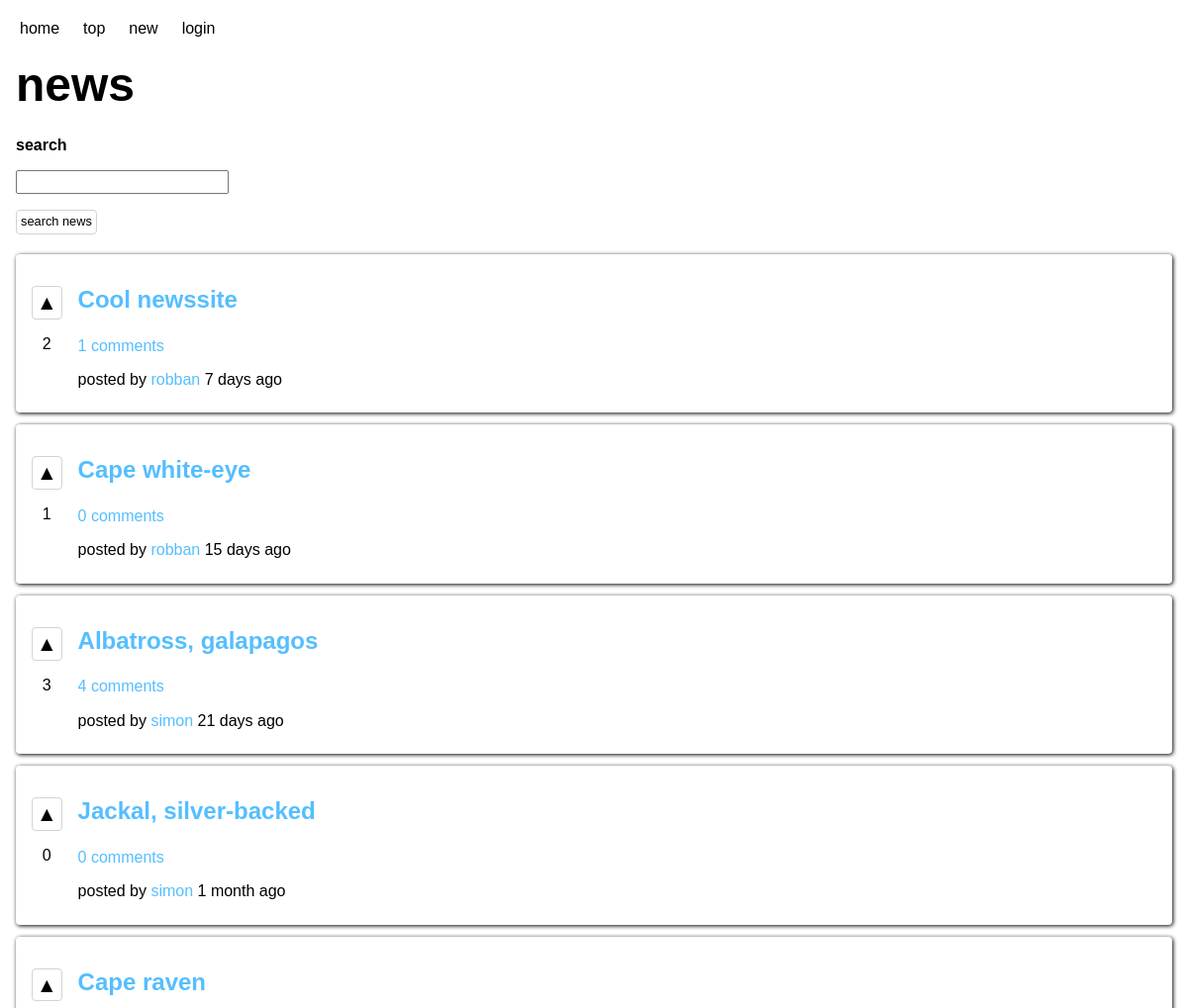
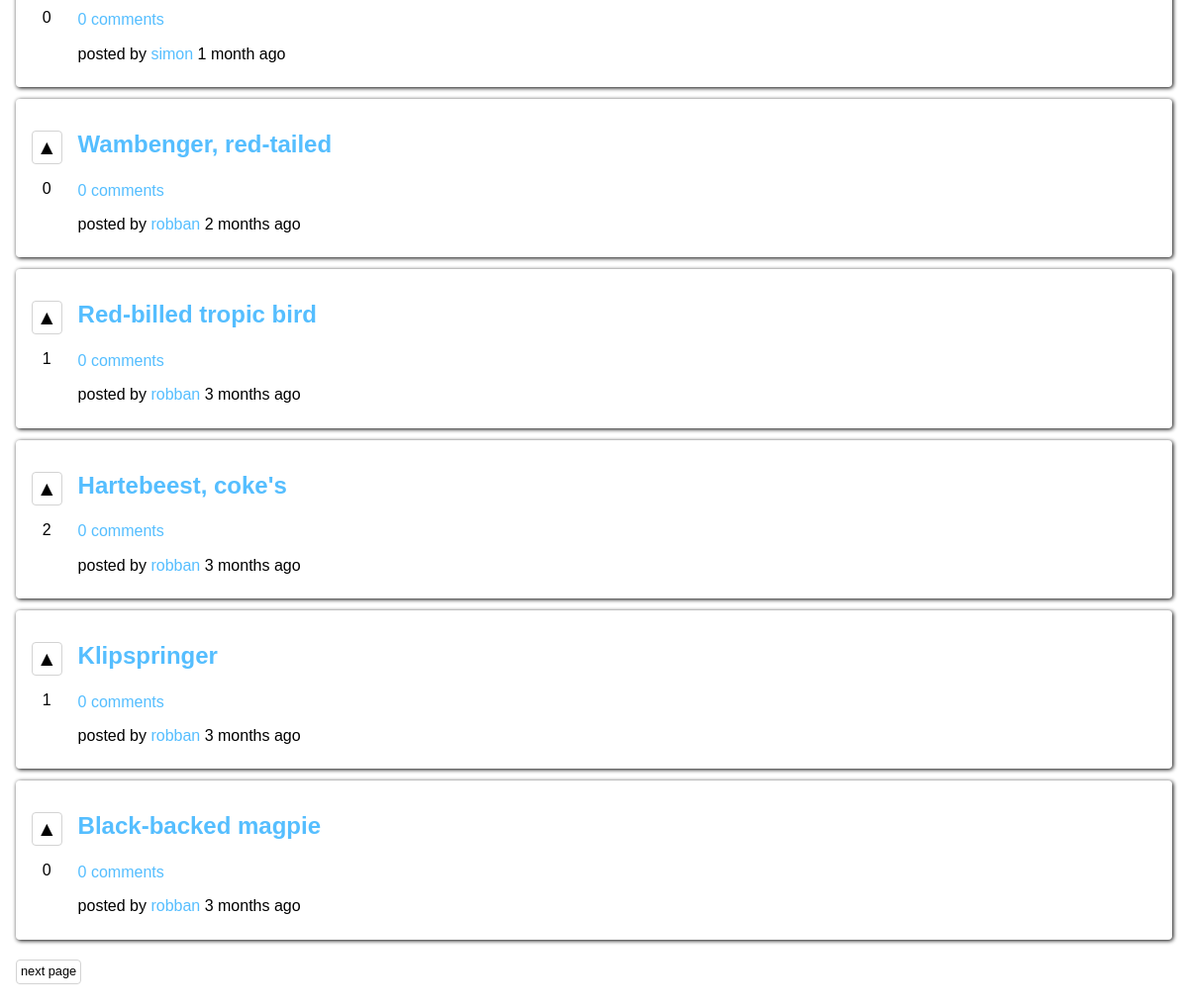
Before: / with the older database file (2 pictures, top to bottom).
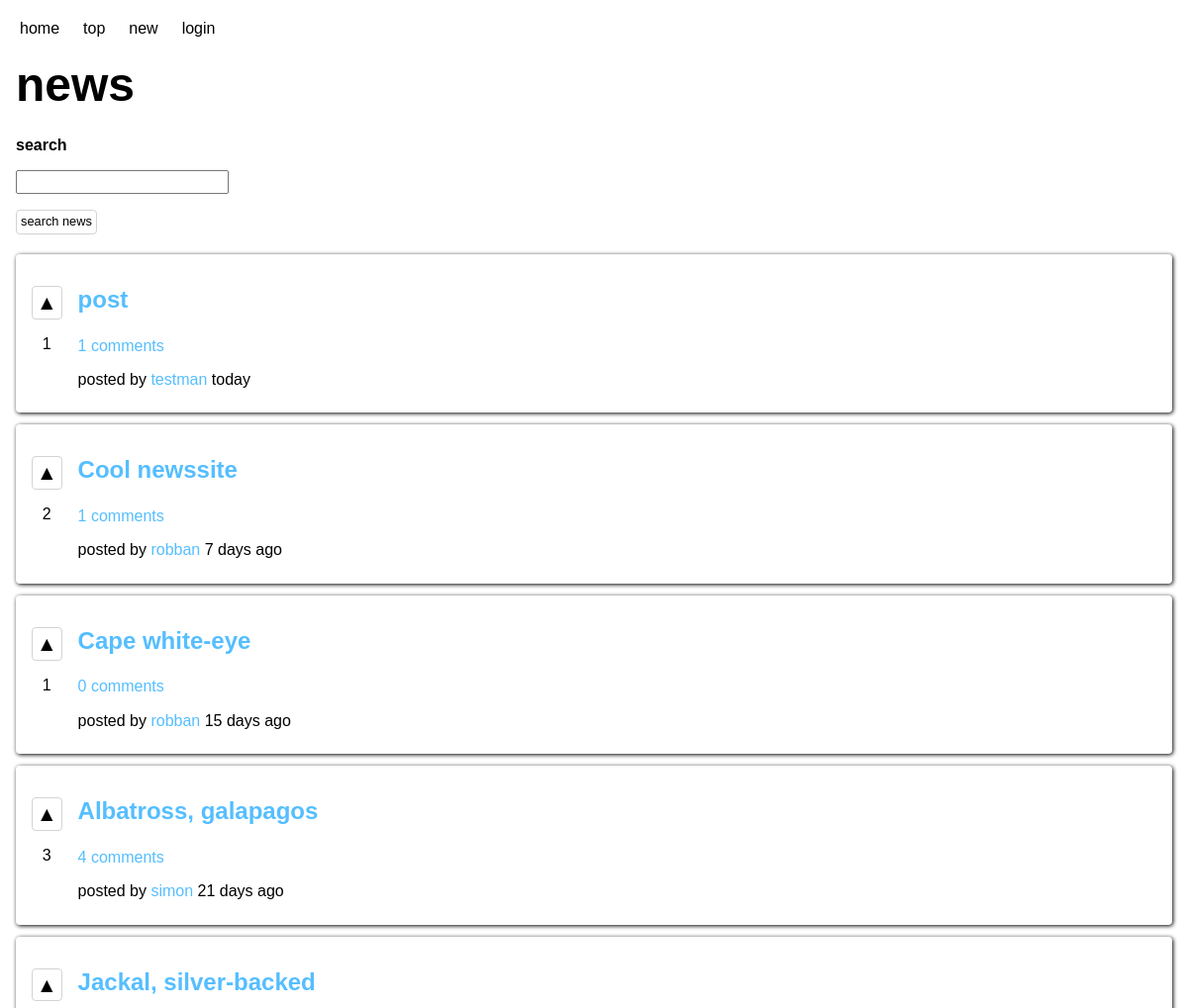
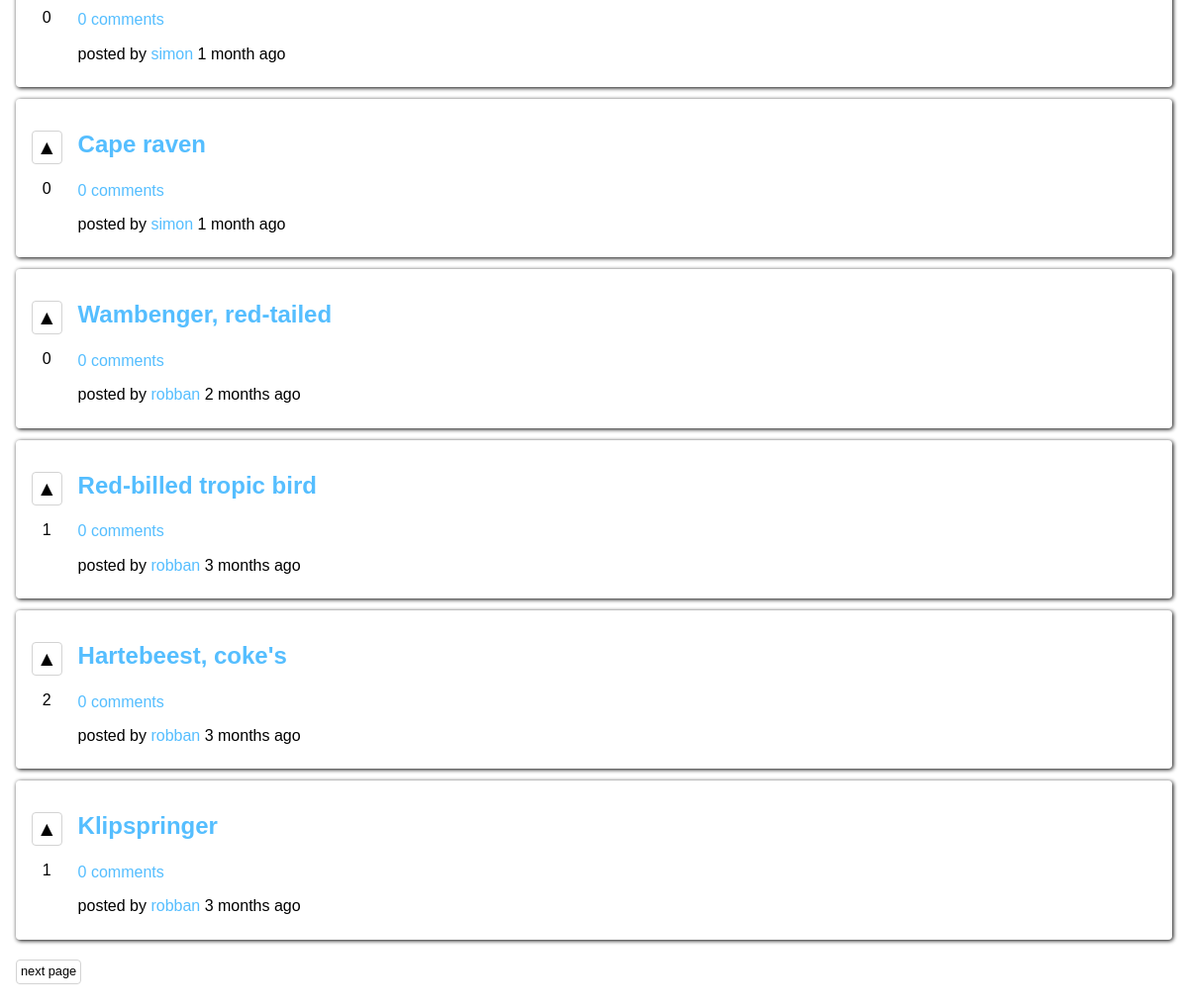
After: the same page with the newer database file (2 pictures, top to bottom).
### tables this page shows
CREATE TABLE posts (
	id INTEGER NOT NULL PRIMARY KEY AUTOINCREMENT UNIQUE,
	user_id INTEGER NOT NULL,
	title VARCHAR NOT NULL,
	description VARCHAR NOT NULL,
	url VARCHAR NOT NULL,
	creation_time DATETIME NOT NULL
);

CREATE TABLE users (
	id INTEGER NOT NULL PRIMARY KEY AUTOINCREMENT UNIQUE,
	user_name VARCHAR NOT NULL UNIQUE,
	email VARCHAR NOT NULL UNIQUE,
	password VARCHAR NOT NULL,
	bio VARCHAR,
	image_url VARCHAR
);

### app/functions.php (called while the page is built, shortened)
<?php
function userLoggedIn(): bool
{
    return false;
}
function getAge(string $birth): string
{
    $today = new DateTime();
    $birth = new DateTime($birth);
    $interval = $today->diff($birth);
    if ($interval->m === 1) {
        return $interval->m . " month ago";
    } else if ($interval->m > 0) {
        return $interval->m . " months ago";
    }
    if ($interval->m === 0 && $interval->days === 1) {
        return $interval->days . " day ago";
    } elseif ($interval->m === 0 && $interval->days > 0) {
        return $interval->days . " days ago";
    }
    return "today";
}
function fetchPoster(int $id, PDO $db): ?string
{
    $stmnt = $db->prepare("SELECT user_name FROM users WHERE id = :id;");
    $stmnt->bindParam(":id", $id, PDO::PARAM_INT);
    $stmnt->execute();
    $result = $stmnt->fetch(PDO::FETCH_ASSOC);
    return $result['user_name'];
}
function fetchPosts(int $page, PDO $db, bool $orderByUpvotes = false): array
{
    $offset = 0;
    $sql = "";
    $numberOfPosts = fetchTotalNumberOfPosts($db);
    for ($i = 0; $i < $page; $i++) {
        $offset += 10;
        if ($offset >= $numberOfPosts) {
            $offset = $numberOfPosts - 10;
        }
    }
    if ($orderByUpvotes) {
        $sql = "SELECT
        p.*,
        COALESCE(v.upvote_count, 0) AS upvotes,
        COALESCE(c.comment_count, 0) AS comments
        FROM posts p
        LEFT OUTER JOIN (
            SELECT post_id, COUNT(post_id) AS upvote_count
            FROM upvotes
            GROUP BY post_id
        ) v
        ON p.id = v.post_id
        LEFT OUTER JOIN (
            SELECT post_id, COUNT(post_id) AS comment_count
            FROM COMMENTS
            GROUP BY post_id
        ) c
        ON p.id = c.post_id
        ORDER BY upvotes DESC, p.creation_time DESC
        LIMIT 10 OFFSET :offset;";
    } else {
        $sql = "SELECT
        p.*,
        COALESCE(v.upvote_count, 0) AS upvotes,
        COALESCE(c.comment_count, 0) AS comments
        FROM posts p
        LEFT OUTER JOIN (
            SELECT post_id, COUNT(post_id) AS upvote_count
            FROM upvotes
            GROUP BY post_id
        ) v
        ON p.id = v.post_id
        LEFT OUTER JOIN (
            SELECT post_id, COUNT(post_id) AS comment_count
            FROM COMMENTS
            GROUP BY post_id
        ) c
        ON p.id = c.post_id
        ORDER BY p.creation_time DESC
        LIMIT 10 OFFSET :offset;";
    }
    $stmnt = $db->prepare($sql);
    $stmnt->bindParam(":offset", $offset, PDO::PARAM_INT);
    $stmnt->execute();
    $result = $stmnt->fetchAll(PDO::FETCH_ASSOC);
    return $result;
}
function fetchTotalNumberOfPosts(PDO $db): int
{
    $stmnt = $db->query("SELECT COUNT(id) as 'number-of-posts' FROM posts");
    $stmnt->execute();
    $result = $stmnt->fetch(PDO::FETCH_ASSOC);
    return (int)$result['number-of-posts'];
}

### index.php (the view, shortened to what this page needs)
<?php
require __DIR__ . '/app/autoload.php';
require __DIR__ . '/views/header.php';
if (isset($_GET['page'])) {
    $page = (int)filter_var($_GET['page'], FILTER_SANITIZE_NUMBER_INT);
} else {
    $page = 0;
}
if (isset($_GET['order_by'])) {
    $order = filter_var($_GET['order_by'], FILTER_SANITIZE_STRING);
    if ($order === 'new') {
        $posts = fetchPosts($page, $db);
    } elseif ($order === 'top') {
        $posts = fetchPosts($page, $db, true);
    } else {
        header('location: /');
        exit;
    }
}
?>
<header>
    <h1>news</h1>
</header>
<main>
    <section class="search-field">
        <form action="/view.php" method="get">
            <label for="query">search</label>
            <input type="text" name="query" id="query" required>
            <button type="submit">search news</button>
        </form>
    </section>
    <section class="posts">
        <?php foreach ($posts as $post) : ?>
            <article class="post">
                <div class="votes">
                    <?php if (userLoggedIn() && userUpvote($_SESSION['user']['id'], $post['id'], $db)) : ?>
                        <button class="vote active" data-post="<?= $post['id'] ?>">▲</button>
                    <?php elseif (userLoggedIn() && !userUpvote($_SESSION['user']['id'], $post['id'], $db)) : ?>
                        <button class="vote" data-post="<?= $post['id'] ?>">▲</button>
                    <?php else : ?>
                        <button class="vote">▲</button>
                    <?php endif; ?>
                    <p class="upvotes"><?= $post['upvotes'] ?></p>
                </div>
                <div class="content">
                    <a href="<?= $post['url'] ?>">
                        <h2><?= $post['title'] ?></h2>
                    </a>
                    <a class="view" href="/view.php?view=post&post_id=<?= $post['id'] ?>">
                        <?= $post['comments'] ?> comments
                    </a>
                    <p> posted by
                        <a href="/view.php?view=profile&user_id=<?= $post['user_id'] ?>">
                            <?= fetchPoster($post['user_id'], $db) ?>
                        </a>
                        <?= getAge($post['creation_time']) ?>
                    </p>
                </div>
            </article>
        <?php endforeach; ?>
    </section>
    <?php if (sizeof($posts) === 10) : ?>
        <a class="button" href="index.php?page=<?= $page + 1 ?>&order_by=<?= $order ?>">next page</a>
    <?php endif; ?>
</main>
<?php
require __DIR__ . '/views/footer.php';
?>

### views/header.php (shortened to what this page needs)
<!DOCTYPE html>
<html lang="en">
<head>
    <link rel="stylesheet" href="../assets/css/moder-normalize.css">
    <link rel="stylesheet" href="../assets/css/style.css">
</head>
<body>
    <?php require __DIR__ . '/navigation.php' ?>

### views/navigation.php
<nav>
    <ul>
        <li class="nav-item"><a href="/index.php">home</a></li>
        <li class="nav-item"><a href="/index.php?order_by=top">top</a></li>
        <li class="nav-item"><a href="/index.php?order_by=new">new</a></li>
        <?php if (userLoggedIn()) : ?>
            <li class="nav-item"><a href="/profile.php"><?= $_SESSION['user']['user_name'] ?></a></li>
        <?php else : ?>
            <li class="nav-item"><a href="/login.php">login</a></li>
        <?php endif; ?>
    </ul>
</nav>

### views/footer.php (shortened to what this page needs)
</body>

### assets/css/style.css (style rules this page uses)
:root { --blue: rgb(85, 190, 255); --orange: coral; }
body { margin: 16px; font-family: sans-serif; }
form { width: fit-content; display: flex; flex-direction: column; }
form * { margin: 8px 0px; }
a { text-decoration: none; color: rgb(85, 190, 255); }
header { margin: 8px 0px; }
h1 { font-size: 3rem; margin-top: 8px; margin-bottom: 16px; }
label { font-weight: bold; }
nav { margin: 8px 0px 16px 0px; }
nav a { color: black; }
nav ul { margin: 0; padding: 0; list-style-type: none; display: flex; }
li.nav-item { padding: 4px; margin: 0px 8px; transition: transform 0.1s ease-in-out; border-radius: 4px; }
li.nav-item:first-child { margin-left: 0; }
button, .button { color: black; display: inline-block; width: fit-content; height: fit-content; font-size: 0.8rem; padding: 4px; margin: 8px 8px 8px 0px; background-color: rgba(0, 0, 0, 0); border-radius: 4px; border: 0.5px lightgray solid; cursor: pointer; transition: all 0.1s ease-in-out; }
article.post * { margin: 8px 0px; }
article.post { margin: 12px 0px; padding: 16px; border-radius: 4px; box-shadow: 1px 1px 4px; display: flex; justify-content: flex-start; transition: transform 0.1s ease-in-out; }
div.votes { width: fit-content; height: fit-content; margin-left: 0px; margin-right: 8px; display: flex; flex-direction: column; justify-content: space-between; align-items: center; }
div.content { margin: 0px 8px; display: flex; flex-direction: column; justify-content: center; }
button.vote { font-size: 1.3rem; }

Changed rows visible on the page:
no longer on this page (row unchanged): posts: upvotes "0", title "Black-backed magpie", comments "0", user.user_name "robban", creation_time "3 months ago"
added posts: upvotes "1", title "post", comments "1", user.user_name "testman", creation_time "today"
